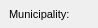
      <widget class="QWidget" name="page_40">
       <property name="geometry">
        <rect>
         <x>0</x>
         <y>0</y>
         <width>98</width>
         <height>28</height>
        </rect>
       </property>
       <attribute name="label">
        <string>Additional information</string>
       </attribute>
       <widget class="QLabel" name="label_streetaxis2_id">
        <property name="geometry">
         <rect>
          <x>9</x>
          <y>55</y>
          <width>83</width>
          <height>22</height>
         </rect>
        </property>
        <property name="font">
         <font>
          <pointsize>8</pointsize>
         </font>
        </property>
        <property name="frameShape">
         <enum>QFrame::NoFrame</enum>
        </property>
        <property name="frameShadow">
         <enum>QFrame::Plain</enum>
        </property>
        <property name="text">
         <string>Street 2:</string>
        </property>
        <property name="textFormat">
         <enum>Qt::AutoText</enum>
        </property>
        <property name="scaledContents">
         <bool>false</bool>
        </property>
        <property name="alignment">
         <set>Qt::AlignLeading|Qt::AlignLeft|Qt::AlignVCenter</set>
        </property>
        <property name="margin">
         <number>3</number>
        </property>
       </widget>
       <widget class="QLabel" name="label_comment">
        <property name="geometry">
         <rect>
          <x>10</x>
          <y>165</y>
          <width>90</width>
          <height>22</height>
         </rect>
        </property>
        <property name="font">
         <font>
          <pointsize>8</pointsize>
         </font>
        </property>
        <property name="frameShape">
         <enum>QFrame::NoFrame</enum>
        </property>
        <property name="frameShadow">
         <enum>QFrame::Plain</enum>
        </property>
        <property name="text">
         <string>Comment:</string>
        </property>
        <property name="textFormat">
         <enum>Qt::AutoText</enum>
        </property>
        <property name="scaledContents">
         <bool>false</bool>
        </property>
        <property name="alignment">
         <set>Qt::AlignLeading|Qt::AlignLeft|Qt::AlignVCenter</set>
        </property>
        <property name="margin">
         <number>3</number>
        </property>
       </widget>
       <widget class="QLabel" name="label_streetaxis_id">
        <property name="geometry">
         <rect>
          <x>9</x>
          <y>28</y>
          <width>99</width>
          <height>22</height>
         </rect>
        </property>
        <property name="font">
         <font>
          <pointsize>8</pointsize>
         </font>
        </property>
        <property name="frameShape">
         <enum>QFrame::NoFrame</enum>
        </property>
        <property name="frameShadow">
         <enum>QFrame::Plain</enum>
        </property>
        <property name="text">
         <string>Street:</string>
        </property>
        <property name="textFormat">
         <enum>Qt::AutoText</enum>
        </property>
        <property name="scaledContents">
         <bool>false</bool>
        </property>
        <property name="alignment">
         <set>Qt::AlignLeading|Qt::AlignLeft|Qt::AlignVCenter</set>
        </property>
        <property name="margin">
         <number>3</number>
        </property>
       </widget>
       <widget class="QLineEdit" name="postcode">
        <property name="geometry">
         <rect>
          <x>435</x>
          <y>5</y>
          <width>126</width>
          <height>18</height>
         </rect>
        </property>
        <property name="font">
         <font>
          <pointsize>8</pointsize>
         </font>
        </property>
        <property name="inputMask">
         <string/>
        </property>
        <property name="text">
         <string/>
        </property>
        <property name="frame">
         <bool>true</bool>
        </property>
       </widget>
       <widget class="QLabel" name="label_postcode">
        <property name="geometry">
         <rect>
          <x>355</x>
          <y>5</y>
          <width>83</width>
          <height>22</height>
         </rect>
        </property>
        <property name="font">
         <font>
          <pointsize>8</pointsize>
         </font>
        </property>
        <property name="frameShape">
         <enum>QFrame::NoFrame</enum>
        </property>
        <property name="frameShadow">
         <enum>QFrame::Plain</enum>
        </property>
        <property name="text">
         <string>Postcode:</string>
        </property>
        <property name="textFormat">
         <enum>Qt::AutoText</enum>
        </property>
        <property name="scaledContents">
         <bool>false</bool>
        </property>
        <property name="alignment">
         <set>Qt::AlignLeading|Qt::AlignLeft|Qt::AlignVCenter</set>
        </property>
        <property name="margin">
         <number>3</number>
        </property>
       </widget>
       <widget class="QLineEdit" name="num_value">
        <property name="geometry">
         <rect>
          <x>435</x>
          <y>240</y>
          <width>126</width>
          <height>18</height>
         </rect>
        </property>
        <property name="echoMode">
         <enum>QLineEdit::Normal</enum>
        </property>
       </widget>
       <widget class="QLineEdit" name="postcomplement">
        <property name="geometry">
         <rect>
          <x>500</x>
          <y>30</y>
          <width>60</width>
          <height>18</height>
         </rect>
        </property>
        <property name="font">
         <font>
          <pointsize>8</pointsize>
         </font>
        </property>
        <property name="inputMask">
         <string/>
        </property>
        <property name="text">
         <string/>
        </property>
        <property name="frame">
         <bool>true</bool>
        </property>
       </widget>
       <widget class="QLabel" name="label_muni_id">
        <property name="geometry">
         <rect>
          <x>9</x>
          <y>3</y>
          <width>90</width>
          <height>22</height>
         </rect>
        </property>
        <property name="font">
         <font>
          <pointsize>8</pointsize>
         </font>
        </property>
        <property name="frameShape">
         <enum>QFrame::NoFrame</enum>
        </property>
        <property name="frameShadow">
         <enum>QFrame::Plain</enum>
        </property>
        <property name="text">
         <string>Municipality:</string>
        </property>
        <property name="textFormat">
         <enum>Qt::AutoText</enum>
        </property>
        <property name="scaledContents">
         <bool>false</bool>
        </property>
        <property name="alignment">
         <set>Qt::AlignLeading|Qt::AlignLeft|Qt::AlignVCenter</set>
        </property>
        <property name="margin">
         <number>3</number>
        </property>
       </widget>
       <widget class="QComboBox" name="muni_id">
        <property name="geometry">
         <rect>
          <x>110</x>
          <y>5</y>
          <width>235</width>
          <height>18</height>
         </rect>
        </property>
        <property name="font">
         <font>
          <pointsize>8</pointsize>
         </font>
        </property>
       </widget>
       <widget class="QLineEdit" name="postcomplement2">
        <property name="geometry">
         <rect>
          <x>500</x>
          <y>55</y>
          <width>60</width>
          <height>18</height>
         </rect>
        </property>
        <property name="font">
         <font>
          <pointsize>8</pointsize>
         </font>
        </property>
        <property name="inputMask">
         <string/>
        </property>
        <property name="text">
         <string/>
        </property>
        <property name="frame">
         <bool>true</bool>
        </property>
       </widget>
       <widget class="QComboBox" name="streetaxis2_id">
        <property name="geometry">
         <rect>
          <x>110</x>
          <y>55</y>
          <width>235</width>
          <height>18</height>
         </rect>
        </property>
        <property name="font">
         <font>
          <pointsize>8</pointsize>
         </font>
        </property>
       </widget>
       <widget class="QLabel" name="label_postnumber">
        <property name="geometry">
         <rect>
          <x>355</x>
          <y>28</y>
          <width>83</width>
          <height>22</height>
         </rect>
        </property>
        <property name="font">
         <font>
          <pointsize>8</pointsize>
         </font>
        </property>
        <property name="frameShape">
         <enum>QFrame::NoFrame</enum>
        </property>
        <property name="frameShadow">
         <enum>QFrame::Plain</enum>
        </property>
        <property name="text">
         <string>Postnumber:</string>
        </property>
        <property name="textFormat">
         <enum>Qt::AutoText</enum>
        </property>
        <property name="scaledContents">
         <bool>false</bool>
        </property>
        <property name="alignment">
         <set>Qt::AlignLeading|Qt::AlignLeft|Qt::AlignVCenter</set>
        </property>
        <property name="margin">
         <number>3</number>
        </property>
       </widget>
       <widget class="QLabel" name="label_num_value">
        <property name="geometry">
         <rect>
          <x>350</x>
          <y>238</y>
          <width>85</width>
          <height>22</height>
         </rect>
        </property>
        <property name="font">
         <font>
          <pointsize>8</pointsize>
         </font>
        </property>
        <property name="frameShape">
         <enum>QFrame::NoFrame</enum>
        </property>
        <property name="frameShadow">
         <enum>QFrame::Plain</enum>
        </property>
        <property name="text">
         <string>Numeric value:</string>
        </property>
        <property name="textFormat">
         <enum>Qt::AutoText</enum>
        </property>
        <property name="scaledContents">
         <bool>false</bool>
        </property>
        <property name="alignment">
         <set>Qt::AlignLeading|Qt::AlignLeft|Qt::AlignVCenter</set>
        </property>
        <property name="margin">
         <number>3</number>
        </property>
       </widget>
       <widget class="QTextEdit" name="annotation">
        <property name="geometry">
         <rect>
          <x>110</x>
          <y>80</y>
          <width>451</width>
          <height>32</height>
         </rect>
        </property>
        <property name="frameShape">
         <enum>QFrame::StyledPanel</enum>
        </property>
        <property name="frameShadow">
         <enum>QFrame::Raised</enum>
        </property>
       </widget>
       <widget class="QLabel" name="label_link">
        <property name="geometry">
         <rect>
          <x>10</x>
          <y>238</y>
          <width>90</width>
          <height>22</height>
         </rect>
        </property>
        <property name="font">
         <font>
          <pointsize>8</pointsize>
         </font>
        </property>
        <property name="frameShape">
         <enum>QFrame::NoFrame</enum>
        </property>
        <property name="frameShadow">
         <enum>QFrame::Plain</enum>
        </property>
        <property name="text">
         <string>Link:</string>
        </property>
        <property name="textFormat">
         <enum>Qt::AutoText</enum>
        </property>
        <property name="scaledContents">
         <bool>false</bool>
        </property>
        <property name="alignment">
         <set>Qt::AlignLeading|Qt::AlignLeft|Qt::AlignVCenter</set>
        </property>
        <property name="margin">
         <number>3</number>
        </property>
       </widget>
       <widget class="QLabel" name="label_observ">
        <property name="geometry">
         <rect>
          <x>10</x>
          <y>125</y>
          <width>90</width>
          <height>22</height>
         </rect>
        </property>
        <property name="font">
         <font>
          <pointsize>8</pointsize>
         </font>
        </property>
        <property name="frameShape">
         <enum>QFrame::NoFrame</enum>
        </property>
        <property name="frameShadow">
         <enum>QFrame::Plain</enum>
        </property>
        <property name="text">
         <string>Observation:</string>
        </property>
        <property name="textFormat">
         <enum>Qt::AutoText</enum>
        </property>
        <property name="scaledContents">
         <bool>false</bool>
        </property>
        <property name="alignment">
         <set>Qt::AlignLeading|Qt::AlignLeft|Qt::AlignVCenter</set>
        </property>
        <property name="margin">
         <number>3</number>
        </property>
       </widget>
       <widget class="QLabel" name="label_annotation">
        <property name="geometry">
         <rect>
          <x>10</x>
          <y>85</y>
          <width>90</width>
          <height>22</height>
         </rect>
        </property>
        <property name="font">
         <font>
          <pointsize>8</pointsize>
         </font>
        </property>
        <property name="frameShape">
         <enum>QFrame::NoFrame</enum>
        </property>
        <property name="frameShadow">
         <enum>QFrame::Plain</enum>
        </property>
        <property name="text">
         <string>Annotation:</string>
        </property>
        <property name="textFormat">
         <enum>Qt::AutoText</enum>
        </property>
        <property name="scaledContents">
         <bool>false</bool>
        </property>
        <property name="alignment">
         <set>Qt::AlignLeading|Qt::AlignLeft|Qt::AlignVCenter</set>
        </property>
        <property name="margin">
         <number>3</number>
        </property>
       </widget>
       <widget class="QLineEdit" name="postnumber2">
        <property name="geometry">
         <rect>
          <x>435</x>
          <y>55</y>
          <width>60</width>
          <height>18</height>
         </rect>
        </property>
        <property name="font">
         <font>
          <pointsize>8</pointsize>
         </font>
        </property>
        <property name="inputMask">
         <string/>
        </property>
        <property name="text">
         <string/>
        </property>
        <property name="frame">
         <bool>true</bool>
        </property>
       </widget>
       <widget class="QComboBox" name="streetaxis_id">
        <property name="geometry">
         <rect>
          <x>110</x>
          <y>30</y>
          <width>235</width>
          <height>18</height>
         </rect>
        </property>
        <property name="font">
         <font>
          <pointsize>8</pointsize>
         </font>
        </property>
       </widget>
       <widget class="QLineEdit" name="postnumber">
        <property name="geometry">
         <rect>
          <x>435</x>
          <y>30</y>
          <width>60</width>
          <height>18</height>
         </rect>
        </property>
        <property name="font">
         <font>
          <pointsize>8</pointsize>
         </font>
        </property>
        <property name="inputMask">
         <string/>
        </property>
        <property name="text">
         <string/>
        </property>
        <property name="frame">
         <bool>true</bool>
        </property>
       </widget>
       <widget class="QTextEdit" name="observ">
        <property name="geometry">
         <rect>
          <x>110</x>
          <y>120</y>
          <width>451</width>
          <height>32</height>
         </rect>
        </property>
       </widget>
       <widget class="QLabel" name="label_postnumber2">
        <property name="geometry">
         <rect>
          <x>355</x>
          <y>50</y>
          <width>81</width>
          <height>22</height>
         </rect>
        </property>
        <property name="font">
         <font>
          <pointsize>8</pointsize>
         </font>
        </property>
        <property name="frameShape">
         <enum>QFrame::NoFrame</enum>
        </property>
        <property name="frameShadow">
         <enum>QFrame::Plain</enum>
        </property>
        <property name="text">
         <string>Postnumber 2:</string>
        </property>
        <property name="textFormat">
         <enum>Qt::AutoText</enum>
        </property>
        <property name="scaledContents">
         <bool>false</bool>
        </property>
        <property name="alignment">
         <set>Qt::AlignLeading|Qt::AlignLeft|Qt::AlignVCenter</set>
        </property>
        <property name="margin">
         <number>3</number>
        </property>
       </widget>
       <widget class="QLabel" name="label_descript">
        <property name="geometry">
         <rect>
          <x>10</x>
          <y>205</y>
          <width>91</width>
          <height>22</height>
         </rect>
        </property>
        <property name="font">
         <font>
          <pointsize>8</pointsize>
         </font>
        </property>
        <property name="frameShape">
         <enum>QFrame::NoFrame</enum>
        </property>
        <property name="frameShadow">
         <enum>QFrame::Plain</enum>
        </property>
        <property name="text">
         <string>Description:</string>
        </property>
        <property name="textFormat">
         <enum>Qt::AutoText</enum>
        </property>
        <property name="scaledContents">
         <bool>false</bool>
        </property>
        <property name="alignment">
         <set>Qt::AlignLeading|Qt::AlignLeft|Qt::AlignVCenter</set>
        </property>
        <property name="margin">
         <number>3</number>
        </property>
       </widget>
       <widget class="QTextEdit" name="link">
        <property name="enabled">
         <bool>false</bool>
        </property>
        <property name="geometry">
         <rect>
          <x>110</x>
          <y>240</y>
          <width>235</width>
          <height>18</height>
         </rect>
        </property>
        <property name="verticalScrollBarPolicy">
         <enum>Qt::ScrollBarAlwaysOff</enum>
        </property>
        <property name="horizontalScrollBarPolicy">
         <enum>Qt::ScrollBarAlwaysOff</enum>
        </property>
       </widget>
       <widget class="QTextEdit" name="comment">
        <property name="geometry">
         <rect>
          <x>110</x>
          <y>160</y>
          <width>451</width>
          <height>32</height>
         </rect>
        </property>
        <property name="frameShadow">
         <enum>QFrame::Sunken</enum>
        </property>
        <property name="lineWidth">
         <number>1</number>
        </property>
       </widget>
       <widget class="QTextEdit" name="descript">
        <property name="geometry">
         <rect>
          <x>110</x>
          <y>200</y>
          <width>451</width>
          <height>32</height>
         </rect>
        </property>
       </widget>
      </widget>
